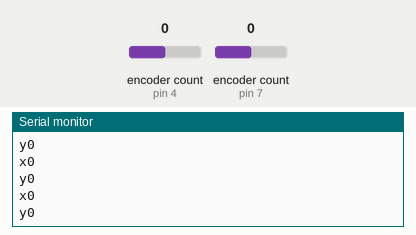
The sketch below on a simulated Arduino Uno, built with avr-gcc and run on an emulated ATmega328P. On the bench: the last lines printed to the serial monitor. Inputs (shaded band) come from the test bench; at power-on: encoder count (sensors on pin 4, pin 7) 0.

Above: at 1.2 s.
1.3 s: encoder count (sensor on pin 4) set to 1
At 1.48 s:
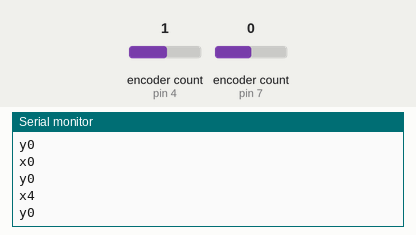
2.8 s: encoder count (sensor on pin 7) set to 1
At 2.99 s:
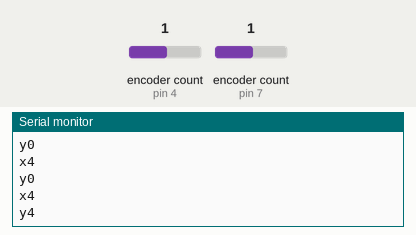
4.3 s: encoder count (sensor on pin 4) set to 2
At 4.34 s:
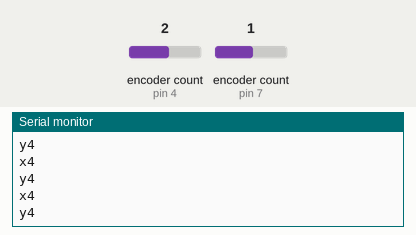
5.8 s: encoder count (sensor on pin 7) set to 2
At 5.85 s:
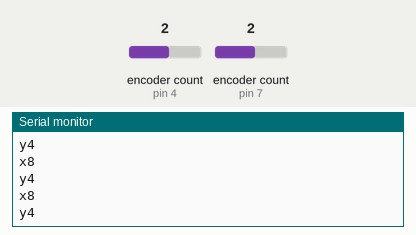
Timing chart, 0 to 8.3 s (numbered marks = the images above; inputs shaded):
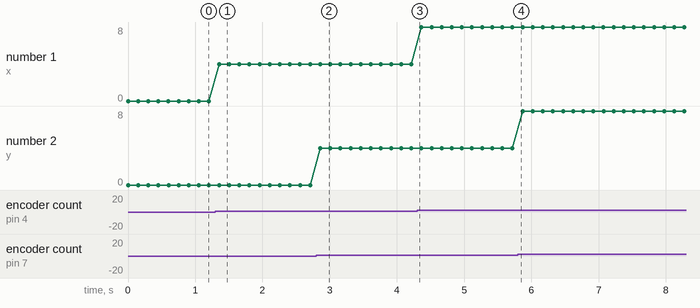

The sketch:

SerialSend.ino
```cpp
#include <Encoder.h>

// Change these pin numbers to the pins connected to your encoder.
//   Best Performance: both pins have interrupt capability
//   Good Performance: only the first pin has interrupt capability
//   Low Performance:  neither pin has interrupt capability
Encoder knobLeft(4, 5);
Encoder knobRight(7, 8);
//   avoid using pins with LEDs attached

void setup() {
  Serial.begin(115200);
}

long positionLeft  = -999;
long positionRight = -999;

void loop() {
  long newLeft, newRight;
  newLeft = knobLeft.read();
  newRight = knobRight.read();
    Serial.print("x");
    Serial.println(newLeft);
    Serial.print("y");
    Serial.println(newRight);
    positionLeft = newLeft;
    positionRight = newRight;

    delay(150);
}
```

Measured:
- after the input at 1.3 s, the serial monitor: prints a new line after 0.05 s (image 1)
- after the input at 2.8 s, the serial monitor: prints a new line after 0.06 s (image 2)
- plotted number 1: 0 → 4 after the input at 1.3 s, 4 → 8 after the input at 4.3 s
